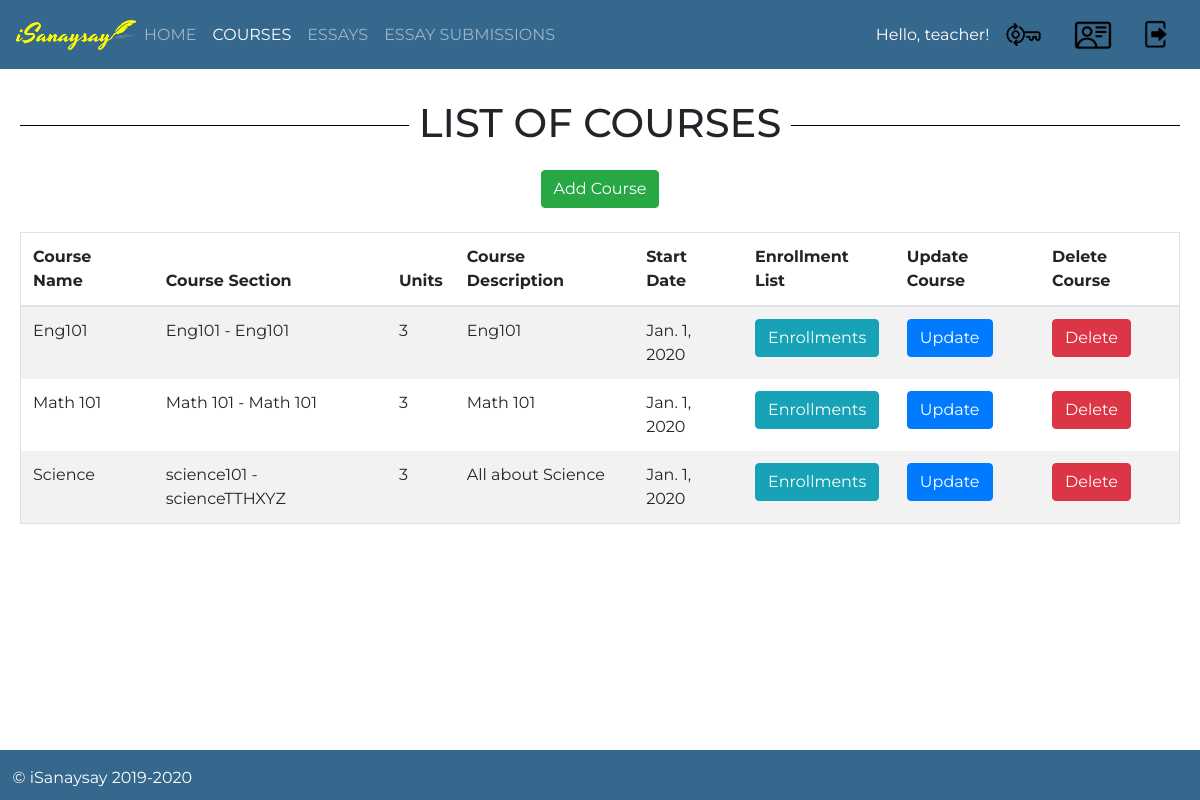
The app's page /isanaysay/view_courses (signed in), older data.
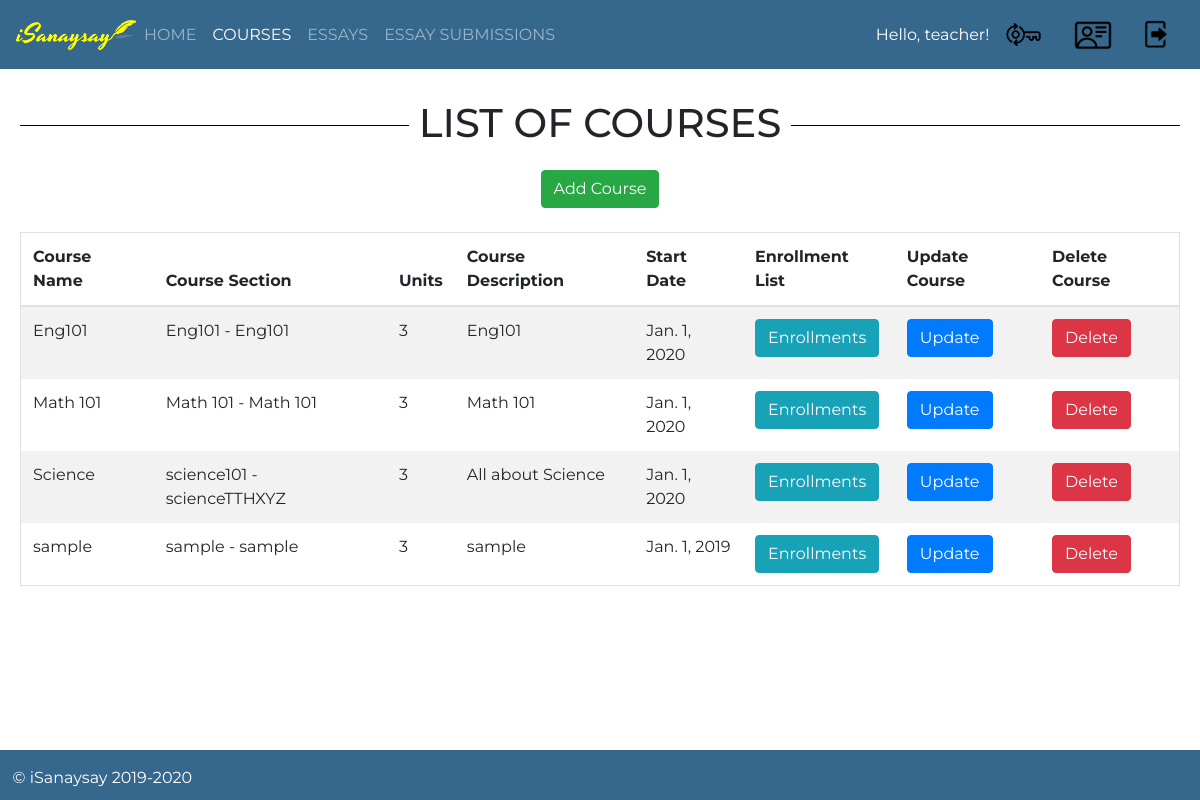
The same page, newer data.
### users/models.py (models this page shows, shortened)
class Course(models.Model):
    pass
    semester_Choices = (
        ('A', 'First Semester'),
        ('B', 'Second Semester'),
        ('C', 'Summer'),
    )
    shoolYear_Choices = (
        ('1', '2019-2020'),
        ('2', '2020-2021'),
        ('3', '2021-2022'),
    )
    name = models.CharField(verbose_name="Course Name", max_length=128)
    course_code = models.CharField(verbose_name="Course Code", max_length=128)
    course_description = models.CharField(verbose_name="Course Description", max_length=500)
    course_detail = models.CharField(verbose_name="Course Detail", max_length=100)
    course_unit = models.IntegerField(verbose_name="Course Units", default=3)
    course_semester = models.CharField(max_length=1,choices=semester_Choices, default='A', verbose_name="Semester")
    course_school_year = models.CharField(max_length=1,choices=shoolYear_Choices, default='20', verbose_name="School Year")
    start_date = models.DateField(verbose_name="Course Start Date")
    end_date = models.DateField(verbose_name="Course End Date")
    students = models.ManyToManyField(CustomUser, related_name='students_enrolled')
    teacher = models.ForeignKey(CustomUser, verbose_name="Teacher", on_delete = models.CASCADE)

### users/views.py (the view)
def view_courses(request):
    if request.user.is_authenticated:
        user_id = request.user.id
        template = "list_course.html"
        course_school_years = Course.objects.select_related('teacher').filter(teacher__id=user_id).values('course_school_year').annotate(dcount=Count('course_school_year'))
        course_semesters = Course.objects.select_related('teacher').filter(teacher__id=user_id).values('course_semester').annotate(dcount=Count('course_semester'))
        courses = Course.objects.select_related('teacher').filter(teacher__id=user_id)
        context = {
            'course_school_years': course_school_years,
            'course_semesters': course_semesters,
            'courses': courses,
            'user_id': user_id,
        }
        return render(request, template, context)
    else:
        return HttpResponseRedirect(reverse_lazy('index'))

### users/models.py (called while the page is built)
    def __str__(self):
        return self.first_name + " " + self.middle_name + " " + self.last_name

### templates/list_course.html (shortened to what this page needs)
{% extends 'base.html' %}
{% block content %}
	<div id="parent"><div id="child"><br/><br/><br/>
		<h1><span>LIST OF COURSES</span></h1><br/>
		<a href="{% url 'add-course' %}" class="btn btn-success">Add Course</a> <br /><br />
		<table class="ui-responsive table table-striped table-bordered">
			<thead>
				<tr>
					<th style="text-align:left;">Course Name</th>
					<th style="text-align:left;">Course Section</th>
					<th style="text-align:left;">Units</th>
					<th style="text-align:left;">Course Description</th>
					<th style="text-align:left;">Start Date</th>
					<th style="text-align:left;">Enrollment List</th>
					<th style="text-align:left;">Update Course</th>
					<th style="text-align:left;">Delete Course</th>
				</tr>
			</thead>
			<tbody>
				{% for course in courses %}
				<tr>
					<td style="text-align:left;">{{ course.name }}</td>
					<td style="text-align:left;">{{ course.course_code }} - {{ course.course_detail }}</td>
					<td style="text-align:left;">{{ course.course_unit }} </td>
					<td style="text-align:left;">{{ course.course_description }}</td>
					<td style="text-align:left;">{{ course.start_date }}</td>
					<td style="text-align:left;">
						<button type="button" class="btn btn-info" data-toggle="modal" data-target="#myModal{{ course.id }}">Enrollments</button>
					</td>
					<td style="text-align:left;">
						<a href="{% url 'update-course' course.id %}" class="btn btn-primary">Update</a>
					</td>
					<td style="text-align:left;">
						<a href="{% url 'delete-course' course.id %}" class="btn btn-danger">Delete</a>
					</td>
				</tr>
				{% empty %}
				<tr>
					<td colspan=9>No Courses yet</td>
				</tr>
				{% endfor %}
			</tbody>
		</table>
	</div></div>
{% endblock %}

Row changes from the older to the newer data that the page shows:
added Course: name "sample", course_code "sample", course_detail "sample", course_unit "3", course_description "sample", start_date "Jan. 1, 2019"
